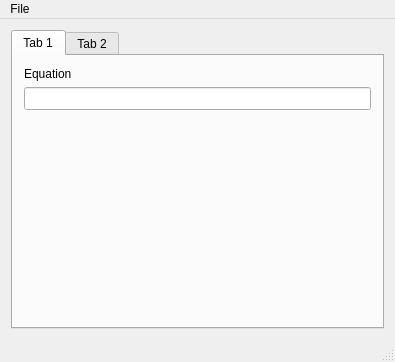
<?xml version="1.0" encoding="UTF-8"?>
<ui version="4.0">
 <class>MainWindow</class>
 <widget class="QMainWindow" name="MainWindow">
  <property name="geometry">
   <rect>
    <x>0</x>
    <y>0</y>
    <width>395</width>
    <height>362</height>
   </rect>
  </property>
  <property name="sizePolicy">
   <sizepolicy hsizetype="Expanding" vsizetype="Expanding">
    <horstretch>0</horstretch>
    <verstretch>0</verstretch>
   </sizepolicy>
  </property>
  <property name="windowTitle">
   <string>MainWindow</string>
  </property>
  <widget class="QWidget" name="centralWidget">
   <layout class="QHBoxLayout" name="horizontalLayout">
    <item>
     <widget class="QTabWidget" name="tabWidget">
      <property name="sizePolicy">
       <sizepolicy hsizetype="Preferred" vsizetype="Expanding">
        <horstretch>0</horstretch>
        <verstretch>0</verstretch>
       </sizepolicy>
      </property>
      <property name="currentIndex">
       <number>0</number>
      </property>
      <widget class="QWidget" name="tab">
       <attribute name="title">
        <string>Tab 1</string>
       </attribute>
       <layout class="QVBoxLayout" name="verticalLayout_2">
        <item>
         <widget class="QLabel" name="label">
          <property name="sizePolicy">
           <sizepolicy hsizetype="Preferred" vsizetype="Minimum">
            <horstretch>0</horstretch>
            <verstretch>0</verstretch>
           </sizepolicy>
          </property>
          <property name="text">
           <string>Equation</string>
          </property>
         </widget>
        </item>
        <item>
         <widget class="QLineEdit" name="lineEdit">
          <property name="sizePolicy">
           <sizepolicy hsizetype="Expanding" vsizetype="Minimum">
            <horstretch>0</horstretch>
            <verstretch>0</verstretch>
           </sizepolicy>
          </property>
          <property name="font">
           <font>
            <pointsize>10</pointsize>
           </font>
          </property>
          <property name="text">
           <string/>
          </property>
          <property name="frame">
           <bool>true</bool>
          </property>
         </widget>
        </item>
        <item>
         <widget class="QCustomPlot" name="customPlot" native="true">
          <property name="sizePolicy">
           <sizepolicy hsizetype="Preferred" vsizetype="Expanding">
            <horstretch>0</horstretch>
            <verstretch>0</verstretch>
           </sizepolicy>
          </property>
          <layout class="QFormLayout" name="formLayout"/>
         </widget>
        </item>
       </layout>
      </widget>
      <widget class="QWidget" name="tab_2">
       <attribute name="title">
        <string>Tab 2</string>
       </attribute>
       <layout class="QVBoxLayout" name="verticalLayout_3"/>
      </widget>
     </widget>
    </item>
   </layout>
  </widget>
  <widget class="QMenuBar" name="menuBar">
   <property name="geometry">
    <rect>
     <x>0</x>
     <y>0</y>
     <width>395</width>
     <height>21</height>
    </rect>
   </property>
   <widget class="QMenu" name="menuFile">
    <property name="title">
     <string>File</string>
    </property>
   </widget>
   <addaction name="menuFile"/>
  </widget>
  <widget class="QStatusBar" name="statusBar"/>
 </widget>
 <layoutdefault spacing="6" margin="11"/>
 <customwidgets>
  <customwidget>
   <class>QCustomPlot</class>
   <extends>QWidget</extends>
   <header location="global">qcustomplot.h</header>
   <container>1</container>
  </customwidget>
 </customwidgets>
 <resources/>
 <connections/>
</ui>
